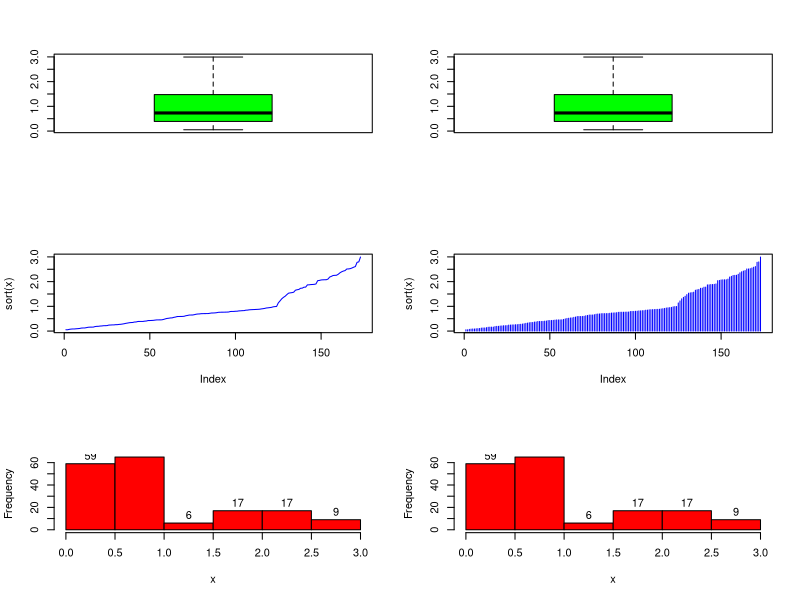

Generate this figure with R:
#### sinus.pdf ?

#Es bezeichne fn : IR ! IR die Sinuswelle der Frequenz n Hertz mit der Amplitude An = 1=n
#und der Phasenverschiebung φn = 0 (ME-Skript II.2, Blatt 2).
#Erstellen Sie mit ’R’ eine sechsfeldrige Grafik (z.B. mit layout-Aufruf) mit Definitionsbereichen [0; 1] ⊂ IR und #folgenden Inhalten:

layout (matrix (c(1,2,3,4,5,6), ncol=2))

#(a) Ein Feld mit den fünf Wellen f1; : : : ; f5.

#(b) Ein Feld mit der Summenkurve f1 + f2 + f3 + f4 + f5.

#(c) Wie Feld (b), aber mit den Amplituden An = (1=2)n, n = 1; : : : ; 5.

#(d) Wie Feld (b), aber mit den Amplituden An = 1=pn, n = 1; : : : ; 5.

#(e) Wie Feld (b), aber mit den Phasen φn = π=3, n = 1; : : : ; 5.

#(f) Ein Feld mit der Summenkurve f2 + f4 + f6 + f8 + f10


##
x <- c (runif (123), rnorm (50, mean=2, sd=0.5))

boxplot (x, col="green")
plot (sort(x), col="blue", type="l")
hist (x, col="red", lab=TRUE, main="")
boxplot (x, col="green")
plot (sort(x), col="blue", type="h")
hist (x, col="red", lab=TRUE, main="")

layout (1) 

######
